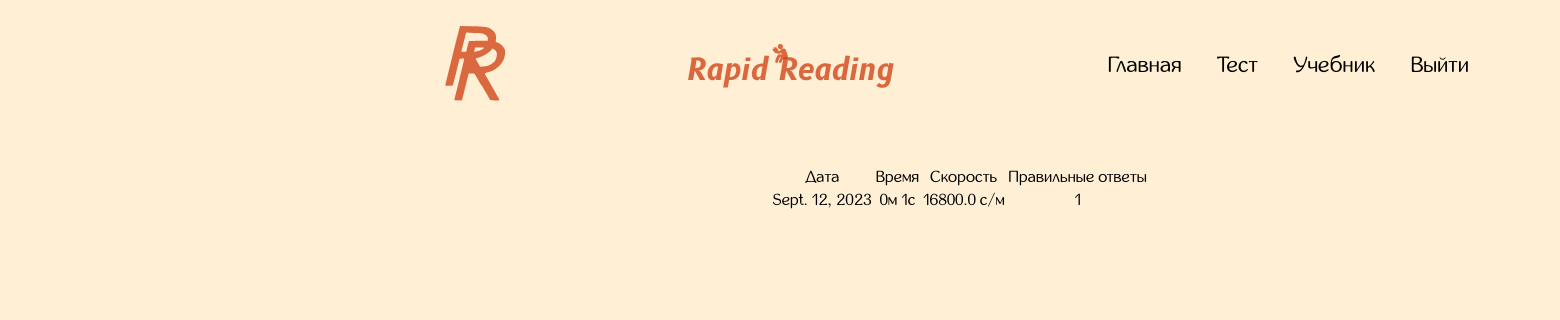
Before: /myspeed/results (signed in) with the older database file.
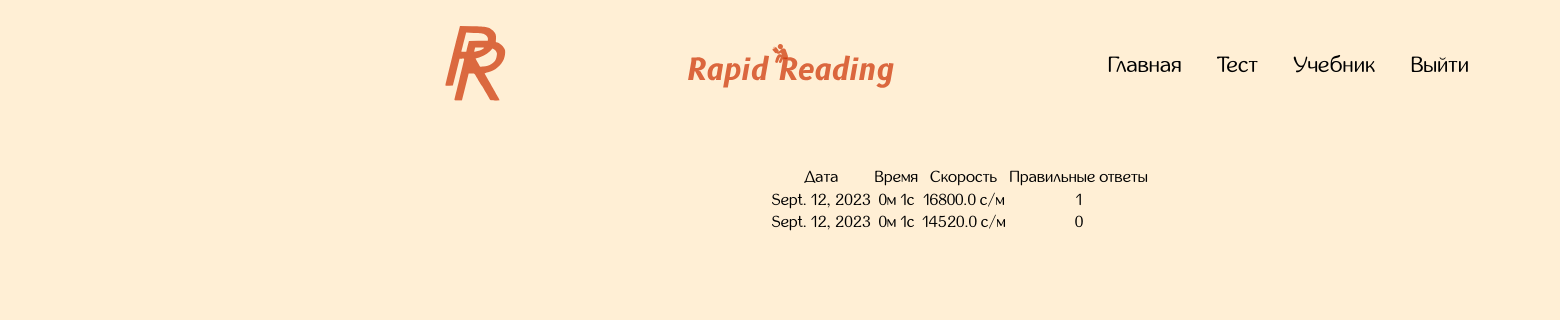
After: the same page with the newer database file.
### speedcheckapp/models.py (models this page shows)
class Result(models.Model):
    date = models.DateField(auto_now_add=True)
    time = models.CharField(max_length=5)
    questions = models.PositiveIntegerField(blank=True, null=True)
    speed = models.FloatField()
    user_id = models.IntegerField()

### speedcheckapp/views.py (the view)
# urls.py: path('results', results_list_view, name='results_list')
def results_list_view(request: HttpRequest):
    if request.user.is_authenticated:
        user_id = request.user.id
        print(user_id)
        context = {
            'results': Result.objects.filter(user_id=user_id)
        }
        return render(request, 'speedcheckapp/results_list.html', context=context)
    return redirect('login')

### speedcheckapp/templates/speedcheckapp/results_list.html (shortened to what this page needs)
<!DOCTYPE html>
<html lang="ru">
{% load static %}
<!DOCTYPE html>
<html lang="ru">
<head>
    <link rel="stylesheet" href="{% static 'speedcheckapp/css/normalize.css' %}">
    <link rel="stylesheet" href="{% static 'speedcheckapp/css/result.css' %}">
</head>
<body>
<header>
        <div class="container header-container">
            <a class="logo" href="{% url 'home' %}">
                <img src="{% static 'app/img/Logo img.svg' %}" alt="logo img">
            </a>
            <img class="logo2" src="{% static 'app/img/Logo 2.svg' %}" alt="cool logo img">
            <nav class="header-nav">
                <ul class="header-list">
                    <li class="header-list-item">
                        <a href="{% url 'home' %}" class="header-link">
                            Главная
                        </a>
                    </li>
                    <li class="header-list-item">
                        <a href="{% url 'start' %}" class="header-link">
                            Тест
                        </a>
                    </li>
                    <li class="header-list-item">
                        <div class="profile">
                            {% if not user.is_authenticated %}
                            <a href="{% url 'login' %}" class="header-link">
                                Войти
                            </a>
                            {% else %}
                                 <a href="{% url 'manual' %}"><span class="profile-name">Учебник</span></a>
                            {% endif %}
                        </div>
                    </li>
                    <li class="header-list-item">
                        {% if user.is_authenticated %}
                        <a href="{% url 'logout' %}" class="header-link">
                            Выйти
                        </a>
                        {% else %}
                        <a href="{% url 'manual' %}" class="header-link">
                            Учебник
                        </a>
                        {% endif %}
                    </li>
                </ul>
            </nav>
        </div>
    </header>
    <main class="main">
        <div class="table">
            <table>
                <tr>
                    <th>Дата</th>
                    <th>Время</th>
                    <th>Скорость</th>
                    <th>Правильные ответы</th>
                </tr>
                {% for result in results %}
                    <tr>
                        <th>{{ result.date }}</th>
                        <th>{{ result.time }}</th>
                        <th>{{ result.speed }} с/м</th>
                        <th>{{ result.questions }}</th>
                    </tr>
                {% endfor %}
            </table>
        </div>
    </main>
</body>
</html>

Changed rows visible on the page:
added Result: date "Sept. 12, 2023", time "0м 1с", speed "14520.0", questions "0"
